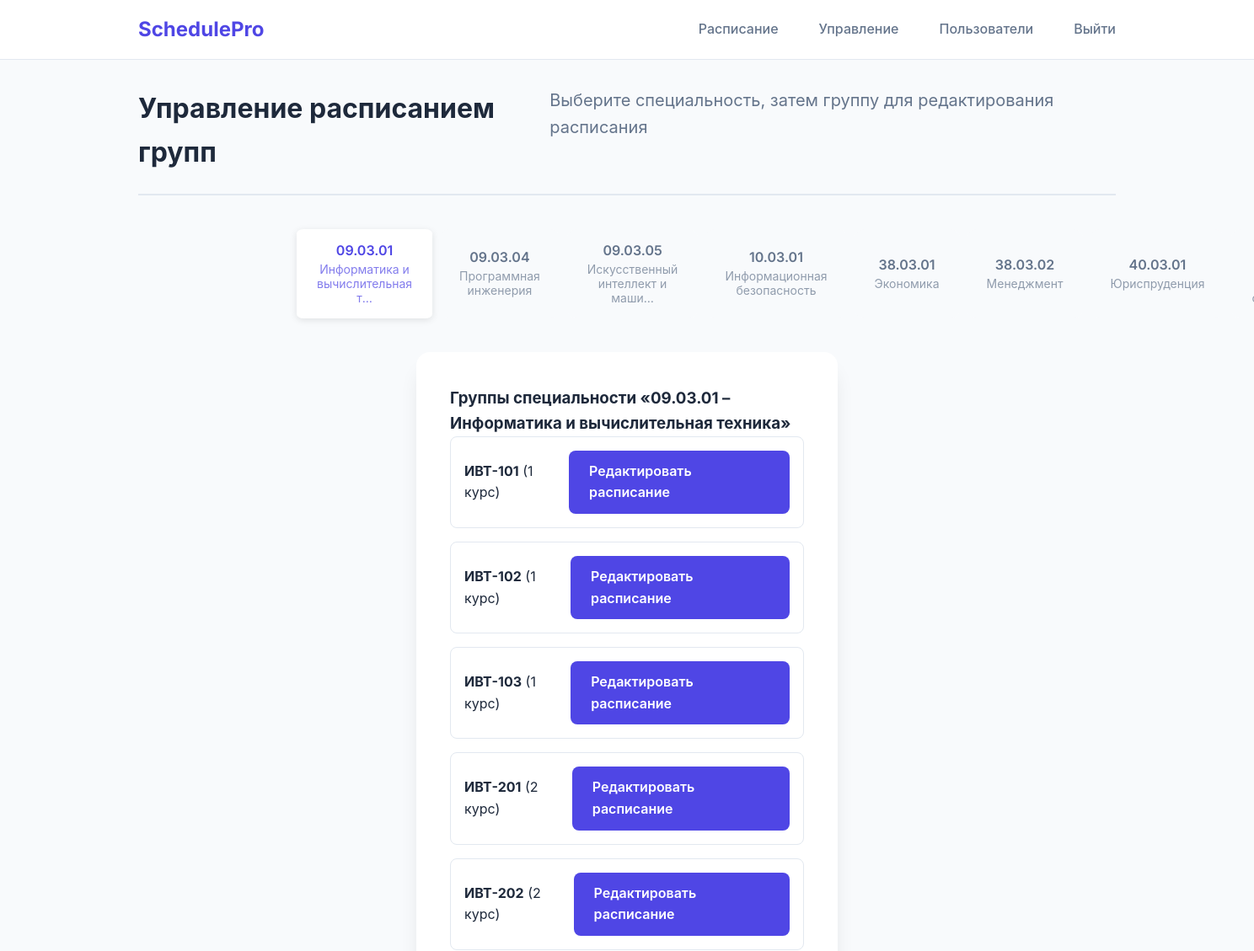
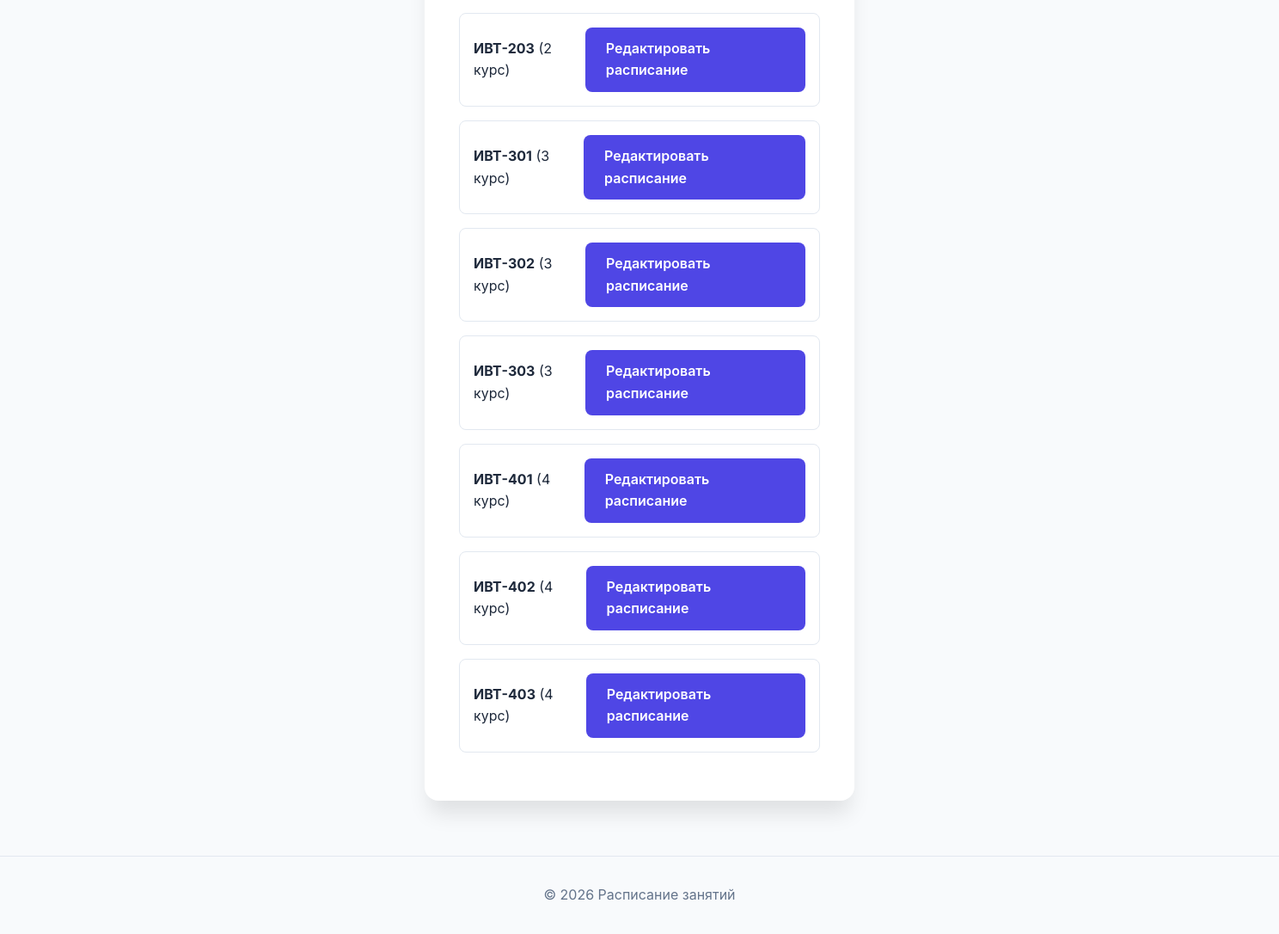
Page /manager/groups (signed in) on the committed database (2 pictures, top to bottom).
### models.py (models this page shows, shortened)
class Specialty(db.Model):
    __tablename__ = 'specialties'
    id = db.Column(db.Integer, primary_key=True)
    code = db.Column(db.String(20), nullable=False, unique=True)
    name = db.Column(db.String(200), nullable=False)
    groups = db.relationship('Group', backref='specialty', lazy=True, cascade='all, delete-orphan')
    teachers = db.relationship('User', secondary=teacher_specialties, back_populates='specialties')  # <-- добавлено

class Group(db.Model):
    __tablename__ = 'groups'
    id = db.Column(db.Integer, primary_key=True)
    name = db.Column(db.String(50), nullable=False)
    course = db.Column(db.Integer, nullable=False, default=1)
    specialty_id = db.Column(db.Integer, db.ForeignKey('specialties.id'), nullable=False)
    student_count = db.Column(db.Integer, default=0, nullable=False)   # количество обучающихся
    lessons = db.relationship('Lesson', back_populates='group', lazy=True, cascade='all, delete-orphan')

### app.py (the view)
@app.route('/manager/groups')
@login_required
def manager_groups():
    if not current_user.is_manager() and not current_user.is_admin():
        flash('Доступ запрещён', 'danger')
        return redirect(url_for('index'))
    specialties = Specialty.query.order_by(Specialty.code).all()
    return render_template('manager_groups.html', specialties=specialties)

### app.py (called while the page is built)
@login_manager.user_loader
def load_user(user_id):
    return User.query.get(int(user_id))

### models.py (called while the page is built)
    def is_admin(self):
        return self.role == 'admin'

    def is_manager(self):
        return self.role == 'manager'

    def is_teacher(self):
        return self.role == 'teacher'

    def is_student(self):
        return self.role == 'student'

### templates/manager_groups.html (shortened to what this page needs)
{% extends "base.html" %}
{% block content %}
<div class="container">
    <div class="schedule-header">
        <h1>Управление расписанием групп</h1>
        <p class="subtitle">Выберите специальность, затем группу для редактирования расписания</p>
    </div>
    <div class="specialty-tabs" style="margin-bottom: 2rem;">
        <div class="week-tabs" style="background: var(--background);">
            {% for spec in specialties %}
            <button class="specialty-tab week-tab {% if loop.first %}active{% endif %}" data-specialty-id="{{ spec.id }}">
                <span class="tab-label">{{ spec.code }}</span>
                <span class="tab-dates">{{ spec.name[:30] }}{% if spec.name|length > 30 %}…{% endif %}</span>
            </button>
            {% endfor %}
        </div>
    </div>
    <div class="specialty-content">
        {% for spec in specialties %}
        <div class="specialty-panel" id="specialty-{{ spec.id }}" style="display: {% if loop.first %}block{% else %}none{% endif %};">
            <div class="selection-card">
                <h3>Группы специальности «{{ spec.code }} – {{ spec.name }}»</h3>
                <div class="groups-list">
                    {% if spec.groups %}
                        {% for group in spec.groups|sort(attribute='name') %}
                        <div class="group-item" style="margin-bottom: 1rem; padding: 1rem; border: 1px solid var(--border); border-radius: 8px; display: flex; justify-content: space-between; align-items: center;">
                            <div>
                                <strong>{{ group.name }}</strong> ({{ group.course }} курс)
                            </div>
                            <a href="{{ url_for('manager_schedule', group_id=group.id) }}" class="btn btn-primary" style="width: auto;">Редактировать расписание</a>
                        </div>
                        {% endfor %}
                    {% else %}
                        <p>Нет групп для этой специальности.</p>
                    {% endif %}
                </div>
            </div>
        </div>
        {% endfor %}
    </div>
</div>
{% endblock %}

### static/style.css (style rules this page uses)
:root { --primary: #4f46e5; --primary-dark: #4338ca; --secondary: #64748b; --success: #10b981; --warning: #f59e0b; --danger: #ef4444; --background: #f8fafc; --surface: #ffffff; --text-primary: #1e293b; --text-secondary: #64748b; --border: #e2e8f0; --shadow: 0 4px 6px -1px rgba(0, 0, 0, 0.1); --shadow-lg: 0 20px 25px -5px rgba(0, 0, 0, 0.1); }
* { margin: 0; padding: 0; box-sizing: border-box; }
body { font-family: 'Inter', -apple-system, BlinkMacSystemFont, sans-serif; background: var(--background); color: var(--text-primary); line-height: 1.6; }
.container { max-width: 1200px; margin: 0 auto; padding: 0 20px; }
.subtitle { font-size: 1.25rem; color: var(--text-secondary); margin-bottom: 2rem; }
.selection-card { background: var(--surface); border-radius: 16px; padding: 2.5rem; box-shadow: var(--shadow-lg); max-width: 500px; margin: 0 auto 4rem; }
.btn { display: inline-flex; align-items: center; justify-content: center; padding: 0.75rem 1.5rem; border-radius: 8px; font-weight: 600; font-size: 1rem; cursor: pointer; transition: all 0.2s; border: none; text-decoration: none; }
.btn-primary { background: var(--primary); color: white; width: 100%; }
.schedule-header { display: flex; justify-content: space-between; align-items: flex-start; margin: 2rem 0; padding-bottom: 1.5rem; border-bottom: 2px solid var(--border); }
.week-tabs { display: flex; gap: 0.5rem; background: var(--gray-100); padding: 0.5rem; border-radius: var(--radius-xl); box-shadow: var(--shadow-sm); max-width: 800px; margin: 0 auto; }
.week-tab { flex: 1; display: flex; flex-direction: column; align-items: center; justify-content: center; gap: 0.25rem; padding: 1rem 1.5rem; border: none; border-radius: var(--radius-lg); background: transparent; color: var(--gray-500); cursor: pointer; transition: all 0.2s ease; font-family: inherit; min-height: 70px; }
.week-tab.active { font-weight: bold; background-color: #ffffff; border-radius: 5%; color: var(--primary); box-shadow: 2px 8px #a7a7a8; font-weight: 600; }
.tab-label { font-size: 1rem; font-weight: 600; line-height: 1.2; }
.tab-dates { font-size: 0.875rem; opacity: 0.7; font-weight: 400; }
.specialty-tabs { margin-bottom: 2rem; }
.specialty-tab { flex: 1; display: flex; flex-direction: column; align-items: center; justify-content: center; gap: 0.25rem; padding: 1rem 1.5rem; border: none; border-radius: 12px; background: var(--background); color: var(--text-secondary); cursor: pointer; transition: all 0.2s ease; font-family: inherit; min-height: 70px; }
.specialty-tab.active { background: white; color: var(--primary); box-shadow: 0 2px 8px rgba(0,0,0,0.1); font-weight: 600; }

### rows in the picture
Specialty: code "09.03.01", name "Информатика и вычислительная т", name "Информатика и вычислительная техника"
Specialty: code "09.03.04", name "Программная инженерия"
Specialty: code "09.03.05", name "Искусственный интеллект и маши"
Specialty: code "10.03.01", name "Информационная безопасность"
Specialty: code "38.03.01", name "Экономика"
Specialty: code "38.03.02", name "Менеджмент"
Specialty: code "40.03.01", name "Юриспруденция"
Group: name "ИВТ-101", course "1"
Group: name "ИВТ-102", course "1"
Group: name "ИВТ-103", course "1"
Group: name "ИВТ-201", course "2"
Group: name "ИВТ-202", course "2"
Group: name "ИВТ-203", course "2"
Group: name "ИВТ-301", course "3"
Group: name "ИВТ-302", course "3"
Group: name "ИВТ-303", course "3"
Group: name "ИВТ-401", course "4"
Group: name "ИВТ-402", course "4"
Group: name "ИВТ-403", course "4"
